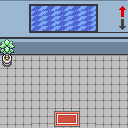

Below is a game level as drawn by its tile map, then a one-line description and the .tmx that defines it (tile-layer data replaced by summaries):
An orthogonal 4x4 tile map with 32x32 px tiles, 3 tile layers (collision, action, carte).

<map version="1.0" orientation="orthogonal" width="4" height="4" tilewidth="32" tileheight="32">
 <tileset firstgid="1" name="Ascenseur Descente" tilewidth="32" tileheight="32">
  <image source="../images/levels/asc_desc.png" width="128" height="128" />
 </tileset>
 <layer name="collision" width="4" height="4">
  <data>[16 cells, 8 non-empty, 1 distinct tile ids]</data>
 </layer>
 <layer name="action" width="4" height="4">
  <data>[16 cells, 0 non-empty, 0 distinct tile ids]</data>
 </layer>
 <layer name="carte" width="4" height="4">
  <data>[16 cells, 16 non-empty, 12 distinct tile ids]</data>
 </layer>
</map>